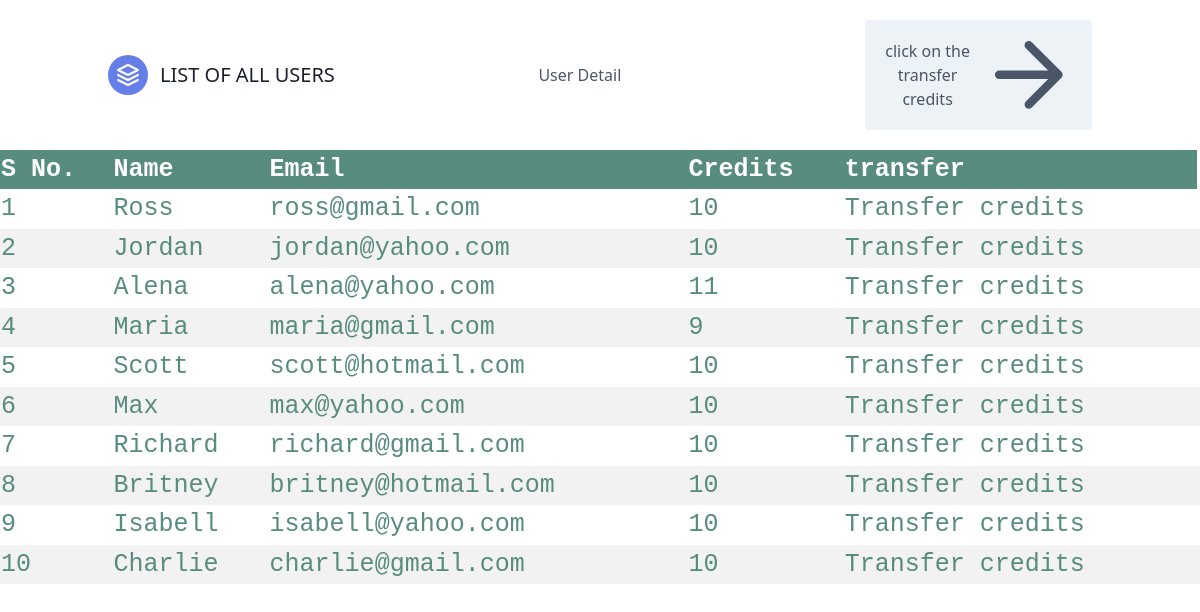
Screenshot of /user.php with the database file from the repository.
### tables this page shows
CREATE TABLE `users` (
  `name` varchar(20) DEFAULT NULL,
  `email` varchar(20) DEFAULT NULL,
  `credit` int(11) DEFAULT 10
);

### user.php (the view, shortened to what this page needs)
<?php
    require_once('db.php');
    $query = "select * from users";
    $result = mysqli_query($link,$query);
?>
<!DOCTYPE html>
<html lang="en">
<head>
    <link href="https://unpkg.com/tailwindcss@^1.0/dist/tailwind.min.css" rel="stylesheet">
</head>
<body>
  <header class="text-gray-700 body-font">
    <div class="container mx-auto flex flex-wrap p-5 flex-col md:flex-row items-center">
      <a class="flex title-font font-medium items-center text-gray-900 mb-4 md:mb-0">
        <svg xmlns="http://www.w3.org/2000/svg" fill="none" stroke="currentColor" stroke-linecap="round" stroke-linejoin="round" stroke-width="2" class="w-10 h-10 text-white p-2 bg-indigo-500 rounded-full" viewBox="0 0 24 24">
          <path d="M12 2L2 7l10 5 10-5-10-5zM2 17l10 5 10-5M2 12l10 5 10-5"></path>
        </svg>
        <span class="ml-3 text-xl"><p>LIST OF ALL USERS</p></span>
      </a>
      <nav class="md:ml-auto md:mr-auto flex flex-wrap items-center text-base justify-center">
        <a class="mr-5 hover:text-gray-900 " onclick="location.href=''">User Detail</a>
      </nav>
      <button class="inline-flex items-center bg-gray-200 border-0 py-1 px-3 focus:outline-none hover:bg-gray-300 rounded text-base mt-4 md:mt-0">click on the transfer credits
        <svg fill="none" stroke="currentColor" stroke-linecap="round" stroke-linejoin="round" stroke-width="2" class=" " viewBox="0 0 24 24">
          <path d="M5 12h14M12 5l7 7-7 7"></path>
        </svg>
      </button>
    </div>
  </header>
        <table>
			<thead>
      <p>
				<tr>
                    <th>S No.</th>
    				<th>Name</th>
    				<th>Email</th>
    				<th>Credits</th>
                    <th>transfer</th>
				</tr>
			</thead>
            <?php
                $i=1;
                while($row = mysqli_fetch_array($result)) {
                    echo "<tr>";
                    echo "<td>" . $i . "</td>";
                    echo "<td>" . $row["name"] . "</td>";
                    echo "<td>" . $row["email"] . "</td>";
                    echo "<td>" . $row["credit"] . "</td>";
                    echo "<td><a href=transfer.php?name=" . $row['name'] . ">Transfer credits</a><td>";
                    echo "</tr>";
                    ++$i;
                }
            ?>
        </table>
    </body>
</html>

### user.php (style rules this page uses)
p { margin:80px 100px 50px 80px; }
table { border-collapse: collapse; width: 100%; color: #588c7e; font-family: monospace; font-size: 25px; text-align: left; }
th { background-color: #588c7e; color: white; }
tr:nth-child(even) { background-color: #f2f2f2 }

### rows the page displays
users: name "Ross", email "ross@gmail.com", credit "10"
users: name "Jordan", email "jordan@yahoo.com", credit "10"
users: name "Alena", email "alena@yahoo.com", credit "11"
users: name "Maria", email "maria@gmail.com", credit "9"
users: name "Scott", email "scott@hotmail.com", credit "10"
users: name "Max", email "max@yahoo.com", credit "10"
users: name "Richard", email "richard@gmail.com", credit "10"
users: name "Britney", email "britney@hotmail.com", credit "10"
users: name "Isabell", email "isabell@yahoo.com", credit "10"
users: name "Charlie", email "charlie@gmail.com", credit "10"
